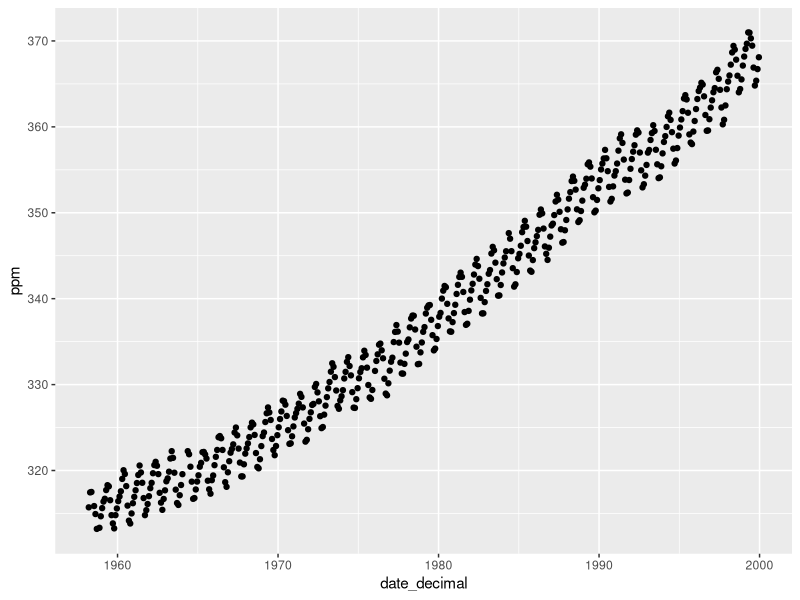
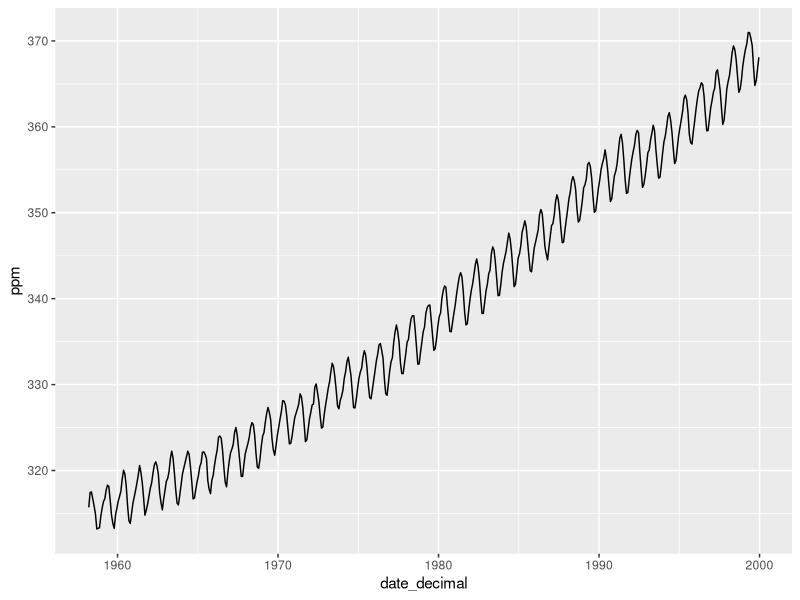
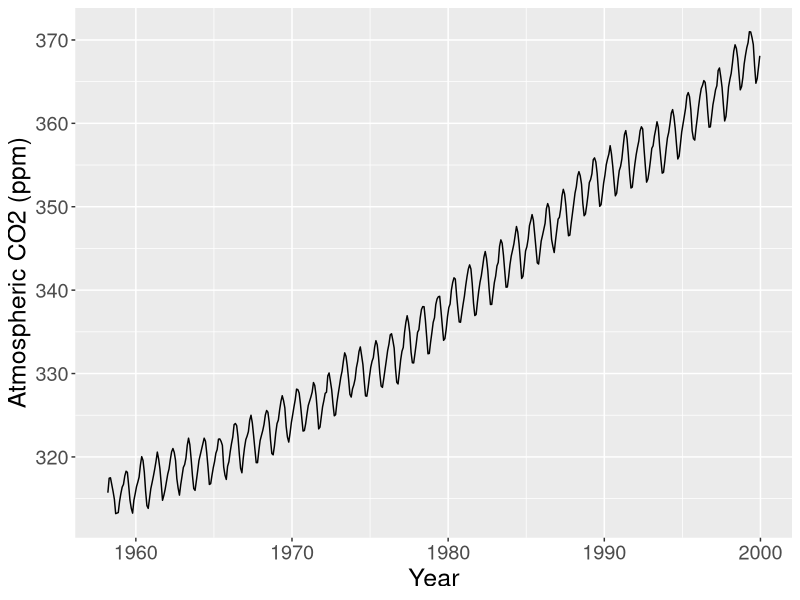
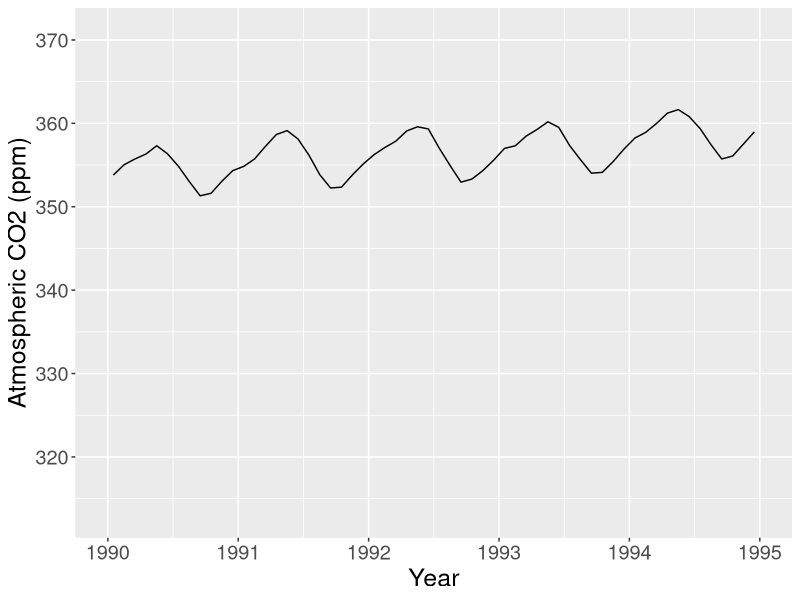
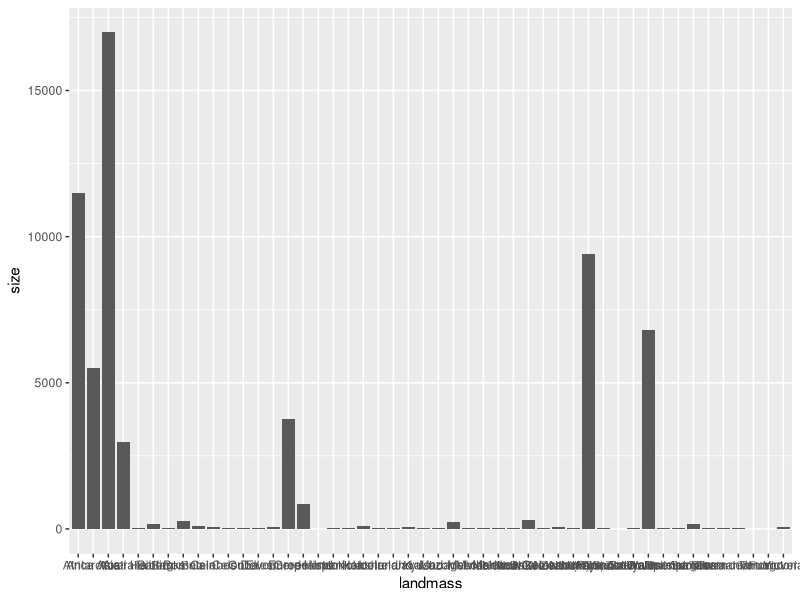
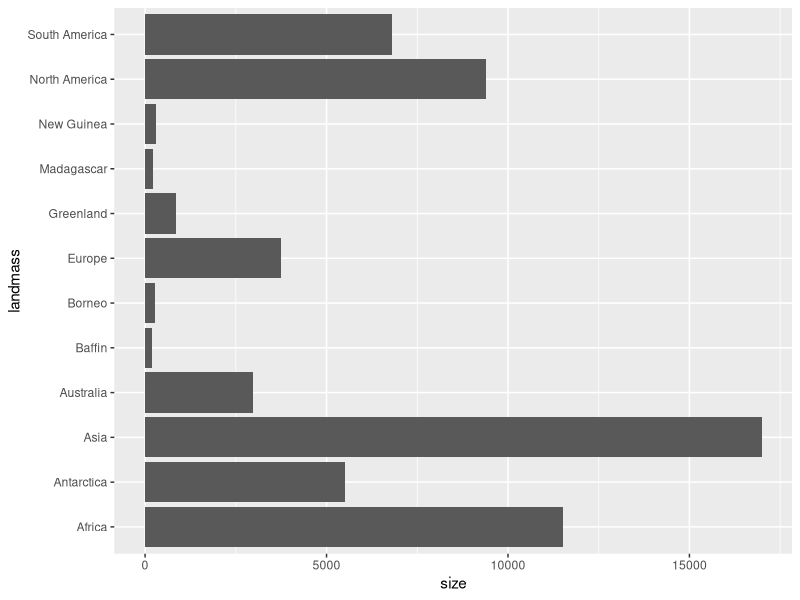
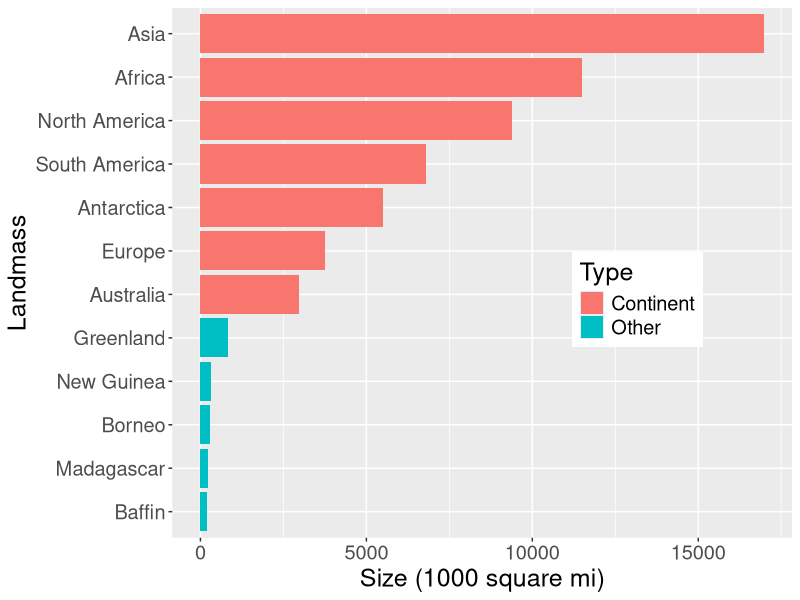
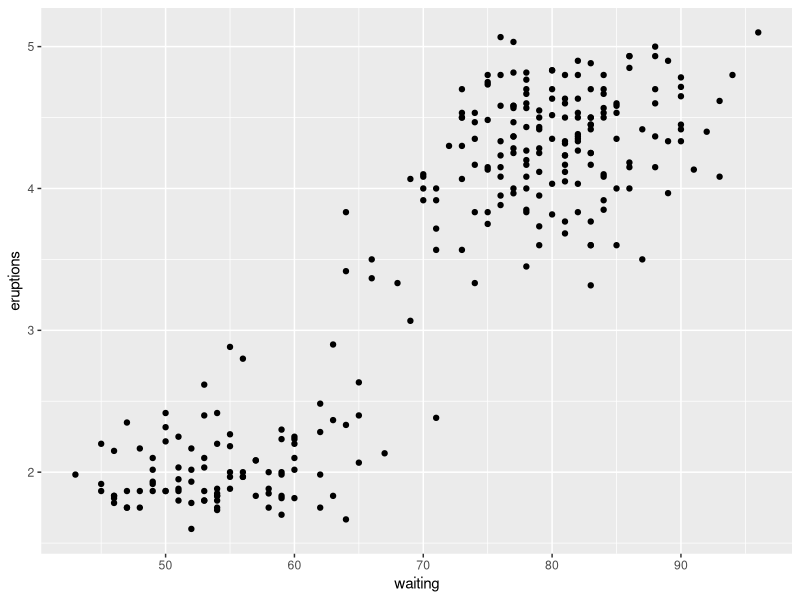

These figures' R source, in order:
## ---- chunk 1
library(tidyverse)
## ---- chunk 2
options(warn=-1)
## ---- chunk 3
# mauna loa carbon dioxide data 
co2_df <- read_csv("data/mauna_loa.csv") %>%
		filter(ppm > 0, date_decimal < 2000)
head(co2_df)
## ---- chunk 4
co2_scatter <- ggplot(co2_df, aes(x = date_decimal, y = ppm)) + 
		geom_point() 
co2_scatter
## ---- chunk 5
co2_line <- ggplot(co2_df, aes(x = date_decimal, y = ppm)) + 
		geom_line() 
co2_line
## ---- chunk 6
co2_line <- ggplot(co2_df, aes(x = date_decimal, y = ppm)) + 
                   geom_line() +
                   xlab('Year') +
                   ylab('Atmospheric CO2 (ppm)') + 
                   theme(text = element_text(size = 18))
co2_line
## ---- chunk 7
co2_line <- ggplot(co2_df, aes(x = date_decimal, y = ppm)) + 
                   geom_line() +
                   xlab('Year') +
                   ylab('Atmospheric CO2 (ppm)') + 
                   scale_x_continuous(limits = c(1990, 1995)) +
                   theme(text = element_text(size = 18))
co2_line
## ---- chunk 8
# islands data 
islands_df <- read_csv("data/islands.csv")
head(islands_df)
## ---- chunk 9
islands_bar <- ggplot(islands_df, aes(x = landmass, y = size)) + 
			geom_bar(stat = "identity")
islands_bar
## ---- chunk 10
islands_top12 <- top_n(islands_df, 12, size)
islands_bar <- ggplot(islands_top12, aes(x = landmass, y = size)) + 
		geom_bar(stat = "identity") + 
		coord_flip()
islands_bar
## ---- chunk 11
islands_top12 <- top_n(islands_df, 12, size)
continents <- c('Africa', 'Antarctica', 'Asia', 'Australia', 'Europe', 'North America', 'South America')
islands_ct <- mutate(islands_top12, is_continent = ifelse(landmass %in% continents, 'Continent', 'Other'))
head(islands_ct)
## ---- chunk 12
islands_bar <- ggplot(islands_ct, aes(x = reorder(landmass, size), y = size, fill = is_continent)) + 
                   geom_bar(stat="identity") +
                   labs(x = 'Landmass', y = 'Size (1000 square mi)', fill = 'Type') +
                   coord_flip() +
                   theme(text = element_text(size = 18), legend.position = c(0.75, 0.45))
islands_bar
## ---- chunk 13
# old faithful eruption time / wait time data
head(faithful)
## ---- chunk 14
faithful_scatter <- ggplot(faithful, aes(x = waiting, y = eruptions)) + 
			geom_point()  
faithful_scatter
## ---- chunk 15
faithful_scatter <- ggplot(faithful, aes(x = waiting, y = eruptions)) + 
                         geom_point() +
                         labs(x = 'Waiting Time (mins)', y = 'Eruption Duration (mins)') +
                         theme(text = element_text(size = 18))
faithful_scatter
## ---- chunk 16
# michelson morley experimental data
head(morley)
## ---- chunk 17
morley_hist <- ggplot(morley, aes(x = Speed)) + 
		geom_histogram() 
morley_hist
## ---- chunk 18
morley_hist <- ggplot(morley, aes(x = Speed)) + 
                 geom_histogram() +
                 geom_vline(xintercept = 792.458, linetype = "dashed", size = 1.0)
morley_hist
## ---- chunk 19
morley_hist <- ggplot(morley, aes(x = Speed, fill = factor(Expt))) + 
                 geom_histogram(position = "identity", alpha = 0.5) +
                 geom_vline(xintercept = 792.458, linetype = "dashed", size = 1.0)
morley_hist
## ---- chunk 20
morley_hist <- ggplot(morley, aes(x = Speed, fill = factor(Expt))) + 
                 geom_histogram(position = "identity") +
                 facet_grid(Expt ~ .) +
                 geom_vline(xintercept = 792.458, linetype = "dashed", size = 1.0)
morley_hist
## ---- chunk 21
morley_rel <- mutate(morley, relative_accuracy = 100*( (299000 + Speed) - 299792.458 ) / (299792.458))
morley_hist <- ggplot(morley_rel, aes(x = relative_accuracy, fill = factor(Expt))) + 
                 geom_histogram(position = "identity") +
                 facet_grid(Expt ~ .) +
                 geom_vline(xintercept = 0, linetype = "dashed", size = 1.0) + 
                 labs(x = 'Relative Accuracy (%)', y = '# Measurements', fill = 'Experiment ID') + 
                 theme(text = element_text(size = 18))
morley_hist
## ---- chunk 22
library(svglite) #we need this to save SVG files
faithful_plot <- ggplot(data = faithful, aes(x = waiting, y = eruptions))+
  geom_point()

faithful_plot

ggsave('faithful_plot.png', faithful_plot)
ggsave('faithful_plot.jpg', faithful_plot)
ggsave('faithful_plot.bmp', faithful_plot)
ggsave('faithful_plot.tiff', faithful_plot)
ggsave('faithful_plot.svg', faithful_plot)

print(paste("PNG filesize: ", file.info('faithful_plot.png')['size'] / 1000000, "MB"))
print(paste("JPG filesize: ", file.info('faithful_plot.jpg')['size'] / 1000000, "MB"))
print(paste("BMP filesize: ", file.info('faithful_plot.bmp')['size'] / 1000000, "MB"))
print(paste("TIFF filesize: ", file.info('faithful_plot.tiff')['size'] / 1000000, "MB"))
print(paste("SVG filesize: ", file.info('faithful_plot.svg')['size'] / 1000000, "MB"))
